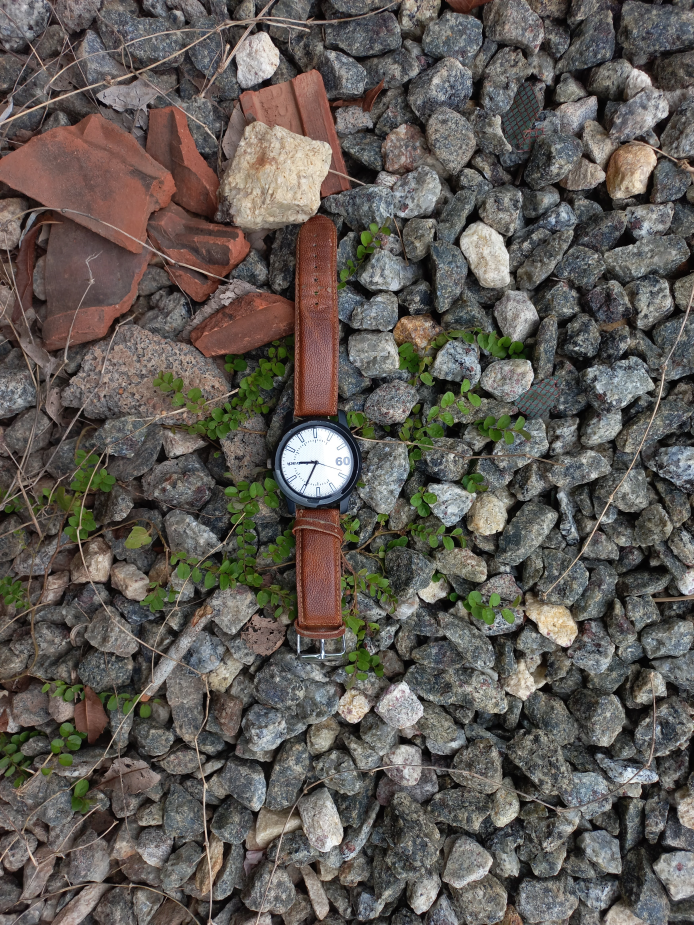
#> input picture getting/watch.jpg, 3468 x 4624 px (shown at 1/5 size)
$ python 03_substraction_operation_img.py
#> lines starting #> are read from the running program, lines starting #| are printed output that depends on the picture
# Python program to illustrate
# arithmetic operation of
# subtraction of pixels of two images

# organizing imports
import cv2
import numpy as np

# path to input images are specified and
# images are loaded with imread command
image1 = cv2.imread('watch.jpg')
#> image1 is the input picture: shape (4624, 3468, 3); mean B, G, R 84.8, 90.1, 95.3
image1 = cv2.resize(image1,(500,500))
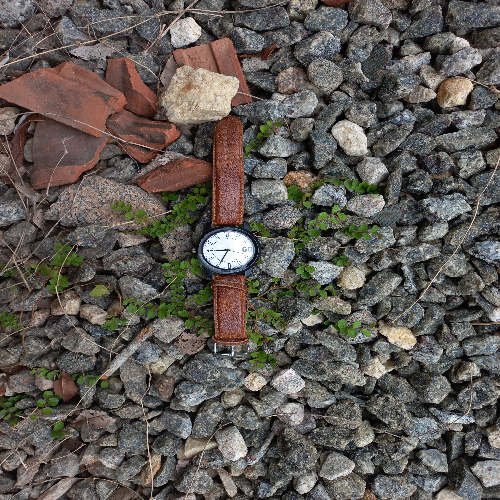
#> image1: shape (500, 500, 3); mean B, G, R 84.7, 90, 95.2

image2 = cv2.imread('road.jpg')
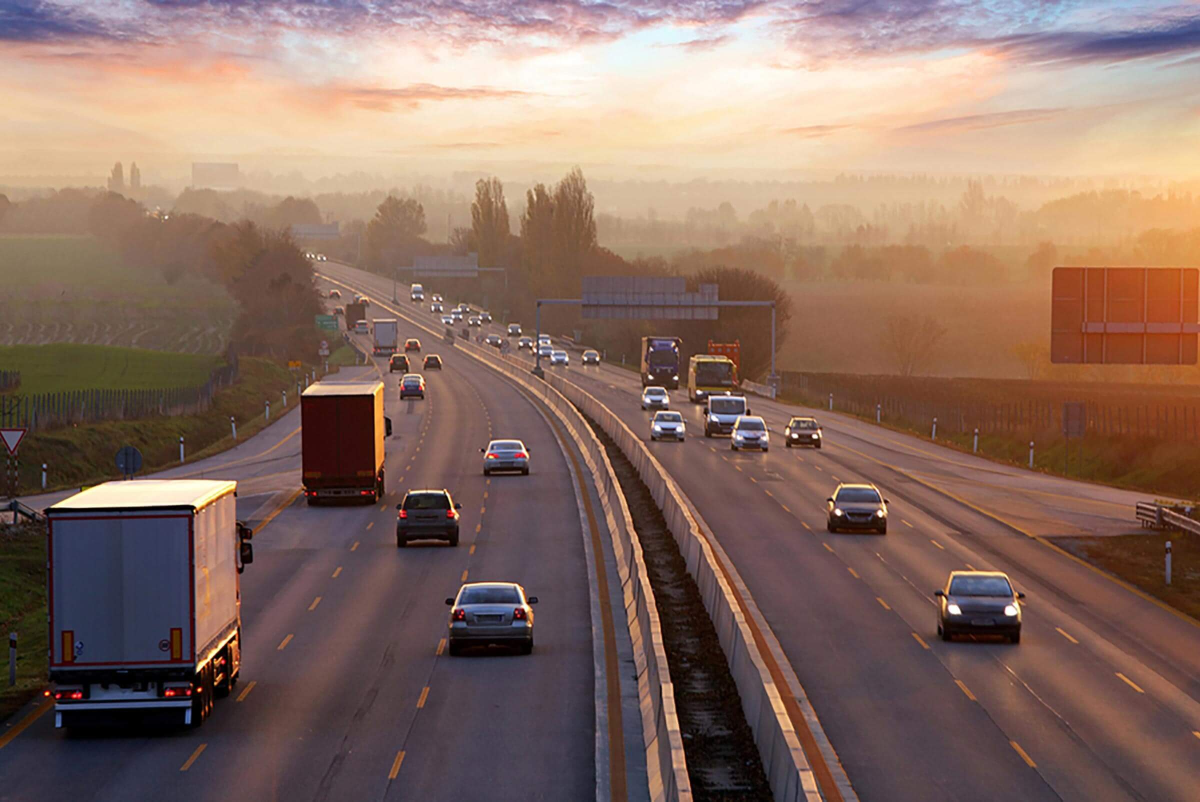
#> input picture getting/road.jpg, 2400 x 1603 px (shown at 1/2 size)
#> image2 is the input picture: shape (1603, 2400, 3); mean B, G, R 98.4, 109.4, 136.3
image2 = cv2.resize(image2,(500,500))
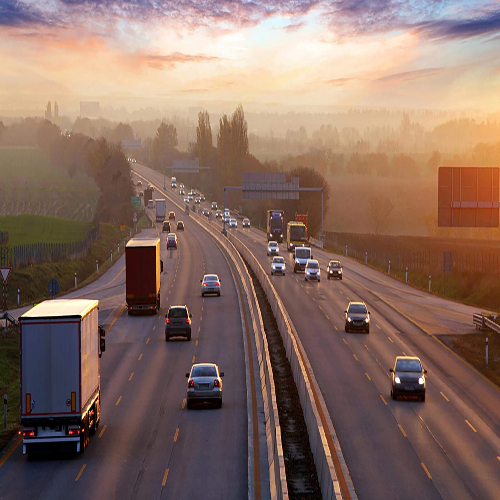
#> image2: shape (500, 500, 3); mean B, G, R 98.3, 109.3, 136.2

# cv2.subtract is applied over the
# image inputs with applied parameters
sub = cv2.subtract(image1, image2)
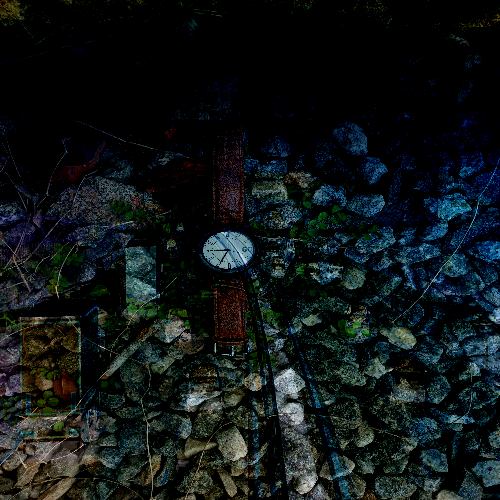
#> sub: shape (500, 500, 3); mean B, G, R 22.5, 22, 15.4

# the window showing output image
# with the subtracted image
cv2.imshow('Subtracted Image', sub)

# De-allocate any associated memory usage
if cv2.waitKey(0) & 0xff == 27:
#> (key Esc is pressed here)
    cv2.destroyAllWindows()
